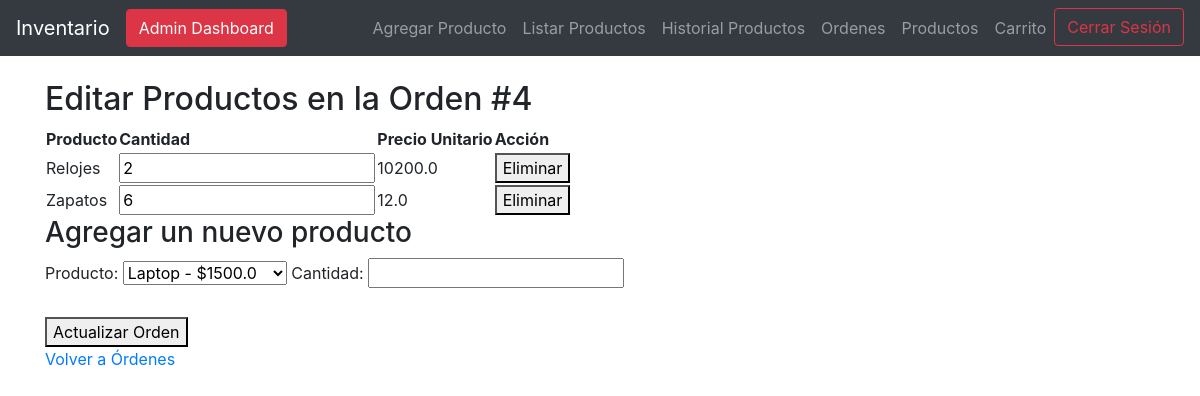
/editar_detalles_orden/4 (signed in), run on an earlier commit of the app's database.
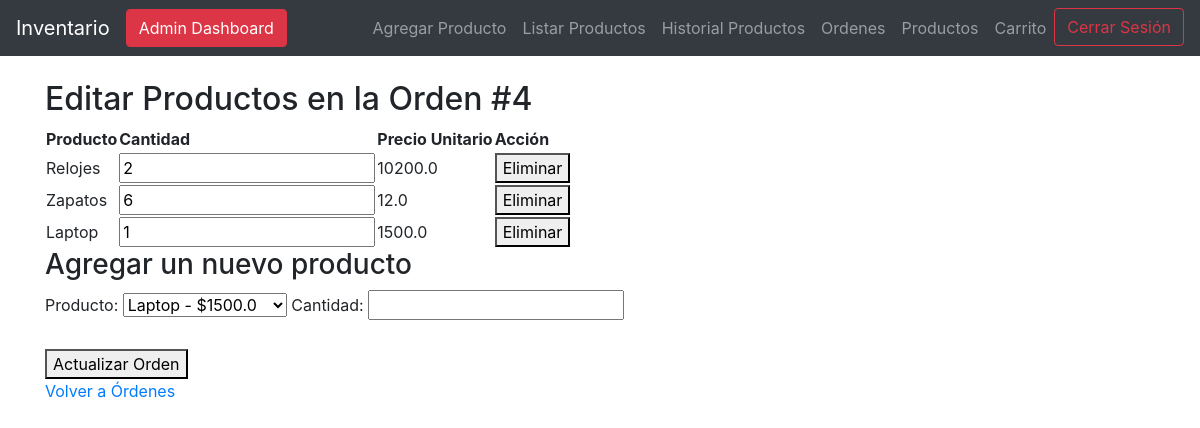
And on a later commit of the database.
### tables this page shows
CREATE TABLE detalles_orden (
               detalle_id INTEGER PRIMARY KEY AUTOINCREMENT,
               orden_id INTEGER NOT NULL,
               producto_id INTEGER NOT NULL,
               cantidad INTEGER NOT NULL,
               precio_unitario REAL NOT NULL,
               FOREIGN KEY (orden_id) REFERENCES ordenes(orden_id),
               FOREIGN KEY (producto_id) REFERENCES productos(id)
           );

CREATE TABLE productos (
            id INTEGER PRIMARY KEY AUTOINCREMENT,
            nombre TEXT UNIQUE NOT NULL,
            descripcion TEXT,
            cantidad INTEGER NOT NULL CHECK (cantidad >= 0),
            precio REAL NOT NULL CHECK (precio >= 0)
        );

### app.py (the view, shortened to what this page needs)
@app.route('/editar_detalles_orden/<int:orden_id>', methods=['GET', 'POST'])
@login_required
def editar_detalles_orden(orden_id):
    if current_user.rol != 'admin':
        return redirect(url_for('index'))  # Solo admin puede editar órdenes
    conn, cursor = connect_db()
    cursor.execute("SELECT * FROM ordenes WHERE orden_id = ?", (orden_id,))
    orden = cursor.fetchone()
    if not orden:
        conn.close()
        return redirect(url_for('listar_ordenes'))  # Redirigir si la orden no existe
    cursor.execute("""
        SELECT d.detalle_id, p.nombre, d.cantidad, d.precio_unitario
        FROM detalles_orden d
        JOIN productos p ON d.producto_id = p.id
        WHERE d.orden_id = ?
    """, (orden_id,))
    detalles = cursor.fetchall()
    cursor.execute("SELECT id, nombre, precio FROM productos")
    productos_disponibles = cursor.fetchall()
    conn.close()
    return render_template('editar_detalles_orden.html', orden=orden, detalles=detalles, productos_disponibles=productos_disponibles)

### app.py (called while the page is built)
@login_manager.user_loader
def load_user(user_id):
    conn, cursor = connect_db()
    cursor.execute("SELECT usuario_id, nombre, email, rol FROM usuarios WHERE usuario_id = ?", (user_id,))
    usuario = cursor.fetchone()
    return Usuario(id=usuario[0], nombre=usuario[1], email=usuario[2], rol=usuario[3]) if usuario else None

### database.py (called while the page is built)
def connect_db():
    conn = sqlite3.connect(DB_NAME)
    cursor = conn.cursor()
    return conn, cursor

### templates/editar_detalles_orden.html
{% extends 'base.html' %}
{% block content %}
<h2>Editar Productos en la Orden #{{ orden[0] }}</h2>
<form method="POST">
    <table>
        <tr>
            <th>Producto</th>
            <th>Cantidad</th>
            <th>Precio Unitario</th>
            <th>Acción</th>
        </tr>
        {% for detalle in detalles %}
        <tr>
            <td>{{ detalle[1] }}</td>
            <td>
                <input type="number" name="cantidad_{{ detalle[0] }}" value="{{ detalle[2] }}" min="0">
            </td>
            <td>{{ detalle[3] }}</td>
            <td>
                <button type="submit" name="eliminar_{{ detalle[0] }}" value="1">Eliminar</button>
            </td>
        </tr>
        {% endfor %}
    </table>
    <h3>Agregar un nuevo producto</h3>
    <label for="nuevo_producto">Producto:</label>
    <select name="nuevo_producto">
        {% for producto in productos_disponibles %}
            <option value="{{ producto[0] }}">{{ producto[1] }} - ${{ producto[2] }}</option>
        {% endfor %}
    </select>
    <label for="nueva_cantidad">Cantidad:</label>
    <input type="number" name="nueva_cantidad" min="1">
    <br><br>
    <button type="submit">Actualizar Orden</button>
</form>
<a href="{{ url_for('listar_ordenes') }}">Volver a Órdenes</a>
{% endblock %}

What changed in the data, as far as the page shows it:
added detalles_orden: nombre "Laptop", cantidad "1", precio_unitario "1500.0"
